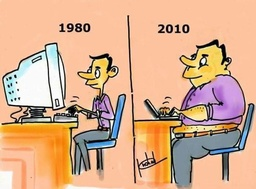
#> input picture Test_BlockNotes/Test_001.jpg, 256 x 189 px, shrunk from 605 x 447 before the run
$ jupyter execute Lab_3_Example_2_TEST.ipynb
#> lines starting #> are read from the running program, lines starting #| are printed output that depends on the picture; long printed decimals are rounded
#  ПРИКЛАД ВИКОНАННЯ ЛАБОРАТОРНОЇ РОБОТИ № 3. ПРОСТОРОВА ФІЛЬТРАЦІЯ
##  2. Підвіщення різкості зображення
##  РАЗЛИЧНЫЕ ТЕСТЫ . МОЖНО МЕНЯТЬ  ПАРАМЕТР ФИЛЬТРА

[cell 1]
## Завантаження пакетів
import numpy as np
import matplotlib.pyplot as plt
import skimage.io as io
plt.rcParams['font.size'] = 18

[cell 2]
## Завантаження файлу зображення
## filename = 'd:/_Doc_Vol_My_/_GIT_/2020/2020_Digita_Image_Processing/Test_Images/io_test_01.jpg'
filename = 'Test_001.jpg'
test_im = io.imread(filename)
#> test_im is the input picture: shape (189, 256, 3); mean R, G, B 214.9, 172.4, 141.4
## Визначення стркутури та розміру зображення
print ('IMAGE SHAPE', test_im.shape, 'IMAGE SIZE', test_im.size)
#| IMAGE SHAPE (189, 256, 3) IMAGE SIZE 145152

rows_num = test_im.shape[0] ## кількість рядків
#> rows_num = 189
clms_num = test_im.shape[1] ## кількість колонок
#> clms_num = 256
pix_num = rows_num*clms_num ## кількість пікселів
#> pix_num = 48384
bins = 256 ## кількість рівнів яскравості
print ('ROWS NUMBER', rows_num, 'CLMS NUMBER', clms_num, 'PIX NUMBER', pix_num, 'Bins',bins)
#| ROWS NUMBER 189 CLMS NUMBER 256 PIX NUMBER 48384 Bins 256

test_im_float = np.zeros ( (rows_num, clms_num, 3), dtype = np.float32)
test_im_float = np.float32(test_im.copy())
test_im_float[:,:,:] /= 256.0
print (test_im_float[10,10,:])
#| [0.9883 0.7617 0.6172 ]

[cell 3]
## Вивід оррігінального зображення на екран
plt.title('ORIGINAL IMAGE')
plt.imshow(test_im_float)
plt.show()

[cell 4]
## Визначення маски фильтру підвищення різкості
mask_row = 3
mask_clm = 3
mask_sharp = np.zeros ( (mask_row, mask_clm, 1), dtype = np.float32)
print ('MASK SHAPE', mask_sharp.shape, 'MASK SIZE', mask_row*mask_clm)

Q = 5.0
q = (Q-1)/8.0

mask_sharp[0,0] = mask_sharp[0,1] = mask_sharp[0,2] =  -q
mask_sharp[1,0] = mask_sharp[1,2] = -q
mask_sharp[1,1] = Q
mask_sharp[2,0] = mask_sharp[2,1] = mask_sharp[2,2] = -q

print('FILTER MASK')
print(mask_sharp[:,:])

## Визначення файлу перетворенного зображення
filtr_im_ = np.zeros ( (rows_num, clms_num, 3), dtype = np.float32)
image_out = np.zeros ( (rows_num, clms_num, 3), dtype = np.float32)

pixel = np.zeros(3, dtype=np.float32)
rows = rows_num
#> rows = 189
clms = clms_num
#> clms = 256
##rows = 20
##clms = 20
for i in  range (1, (rows -1), 1):
    for j in  range (1, (clms-1), 1):
        pixel[:] = 0
        for l in range (mask_row):
            for k in range (mask_clm):
                # fiter image
                pixel += mask_sharp[l,k]*test_im [i-(1-k), j-(1-l), : ]
                ## print (i, j, l, k, test_im [i-(1-k), j-(1-l), : ], pixel)
        filtr_im_ [i, j, :] = pixel [:]
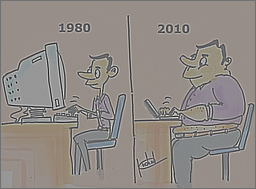
#> filtr_im_: shape (189, 256, 3) float32; mean R, G, B 210.2, 168.7, 138.4; drawn with min black and max white
#> after the loop, pixel = [247, 189, 152]
        #print (i, j, test_im [i, j, : ], pixel[:], filtr_im_ [i, j, :])

max_pix_color = np.max(filtr_im_)
#> max_pix_color = 934.5
min_pix_color = np.min(filtr_im_)
#> min_pix_color = -744.5
koeff = 1.0 / (max_pix_color -  min_pix_color)
#> koeff = 0.000596
print (min_pix_color, max_pix_color, koeff)
#| -744.5 934.5 0.0005956

image_out [:,:,:] = (filtr_im_ [:,:,:] - min_pix_color) * koeff

## СУМІСНИЙ ВИВІД ОРИГІНАЛЬНОГО ТА ПЕРЕТВОРЕНОГО ЗОБРАЖЕННЯ
fig, axes = plt.subplots(1, 2, figsize=(16, 8))
ax = axes.ravel()
ax[0].imshow(test_im)
ax[0].set_title("Original Image")
ax[1].imshow(image_out)
ax[1].set_title("Blur  Gray")
plt.show()
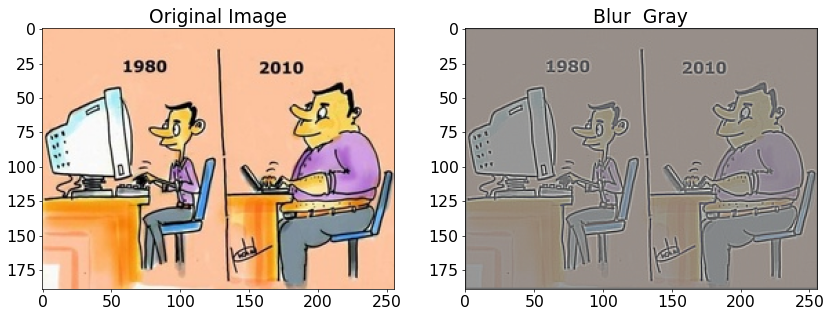
#> figure drawn by matplotlib, 2 panels

## РОБОТА З НАПІВТОНОВИМ ЗОБРАЖЕННЯМ

#### ФОРМУЄМО НАПІВТОНОВЕ ЗОБРАЖЕННЯ

[cell 5]
## ВИЗНАЧЕННЯ МАСИВУ ДЛЯ НАПІСІРОГО ОРИГІНАЛЬНОГО ЗОБРАЖЕННЯ
test_im_gray = np.zeros ( (rows_num, clms_num, 3), dtype=np.float32)

## ФОМУВАННЯ НАПІСІРОГО ОРИГІНАЛЬНОГО ЗОБРАЖЕННЯ
for i in  range (rows_num):
    for j in  range (clms_num):
        # Gray image
        test_im_gray [i, j, :] = 0.299*test_im_float[i, j, 0]+0.587*test_im_float[i, j, 1]+0.114*test_im_float[ i, j, 2]
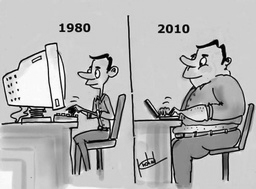
#> test_im_gray: shape (189, 256, 3) float32; min 0, max 0.996, mean 0.709

## СУМІСНИЙ ВИВІД ОРИГІНАЛЬНОГО ТА ПЕРЕТВОРЕНОГО ЗОБРАЖЕННЯ
fig, axes = plt.subplots(1, 2, figsize=(16, 8))
ax = axes.ravel()
ax[0].imshow(test_im_float)
ax[0].set_title("Original Image")
ax[1].imshow(test_im_gray)
ax[1].set_title("Gray")
plt.show()
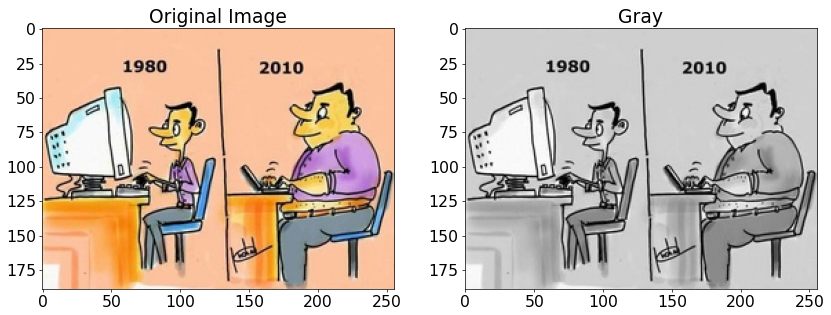
#> figure drawn by matplotlib, 2 panels

#### ПІДВИЩУЄМО РІЗКІСТЬ НАПІВТОНОВОГО ЗОБРАЖЕННЯ

[cell 6]
filtr_im_gray = np.zeros ( (rows_num, clms_num, 3), dtype = np.float32)

for i in  range (1, (rows -1), 1):
    for j in  range (1, (clms-1), 1):
        pixel[:] = 0
        for l in range (mask_row):
            for k in range (mask_clm):
                # fiter image
                pixel += mask_sharp[l,k]*test_im_gray [i-(1-k), j-(1-l), : ]
                ## print (i, j, l, k, test_im [i-(1-k), j-(1-l), : ], pixel)
        filtr_im_gray [i, j, :] = pixel [:]
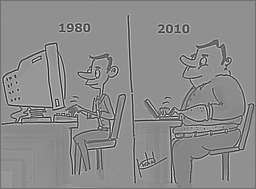
#> filtr_im_gray: shape (189, 256, 3) float32; min -2.89, max 3.64, mean 0.694; drawn with min black and max white
#> after the loop, pixel = [0.79, 0.79, 0.79]
        #print (i, j, test_im [i, j, : ], pixel[:], filtr_im_ [i, j, :])

max_pix_color = np.max(filtr_im_gray)
#> max_pix_color = 3.64
min_pix_color = np.min(filtr_im_gray)
#> min_pix_color = -2.89
koeff = 1.0 / (max_pix_color -  min_pix_color)
#> koeff = 0.153
print (min_pix_color, max_pix_color, koeff)
#| -2.888 3.638 0.1532

image_out [:,:,:] = (filtr_im_gray [:,:,:] - min_pix_color) * koeff

## СУМІСНИЙ ВИВІД ОРИГІНАЛЬНОГО ТА ПЕРЕТВОРЕНОГО ЗОБРАЖЕННЯ
fig, axes = plt.subplots(1, 2, figsize=(16, 8))
ax = axes.ravel()
ax[0].imshow(test_im_gray)
ax[0].set_title("Original Gray")
ax[1].imshow(image_out)
ax[1].set_title('SHARP  Gray')
plt.show()

## ПОРІВНЯННЯ ГИСТОГРАММ

[cell 7]
## Визначення масиву для гістограми РЗМИТОГО ЗОБРАЖЕННЯ
L_gisto_orig = np.zeros ( (bins), dtype=np.uint32)
L_gisto_transf = np.zeros ( (bins), dtype=np.uint32)

for i in  range (rows_num):
    for j in  range (clms_num):
        # Gray image
        L_gisto_orig[np.uint8(test_im_float[i, j, 0]*256)] += 1
        L_gisto_transf [np.uint8(image_out[i, j, 0]*256)] += 1

## ПОРІВНЯННЯ ГІСТОГРАМИ
pix_index = np.arange(256)
fig, ax = plt.subplots(figsize=(8,8))
plt.title('GISTOGRAM COMARISIONS')
ax.bar(pix_index, L_gisto_orig)
ax.bar(pix_index, L_gisto_transf)
plt.show()
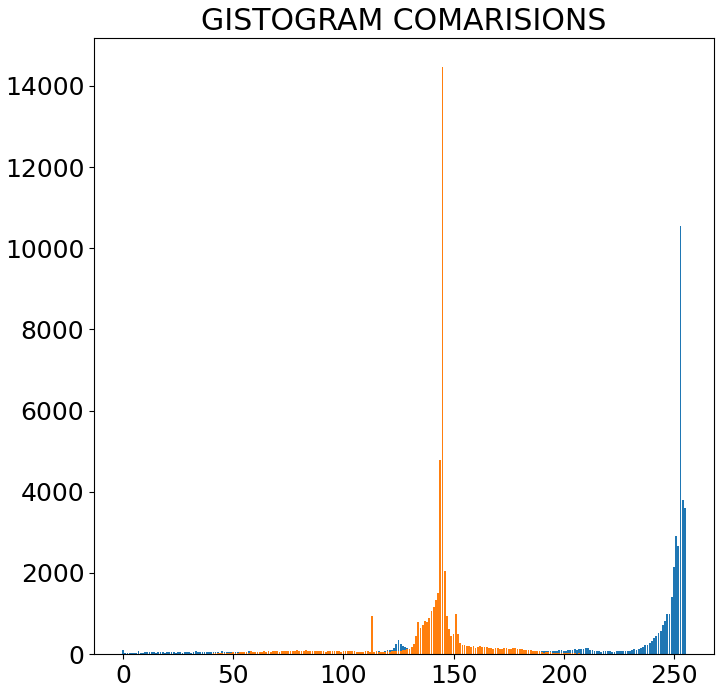
#> figure drawn by matplotlib, 1 panel; tallest bar 10554 high, from x = 252.6 to 253.4; tallest bar 14457 high, from x = 144.6 to 145.4
